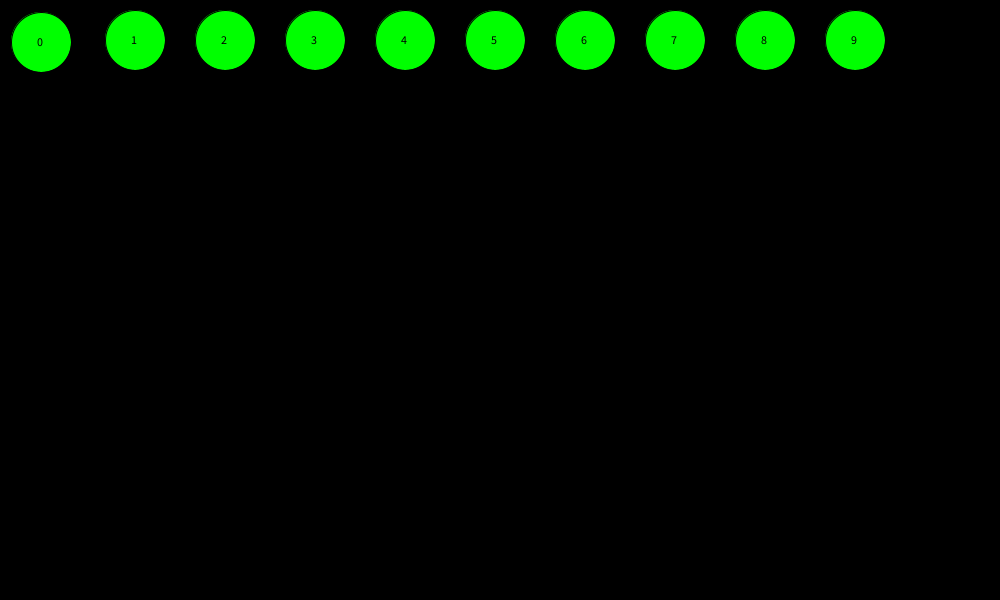
Frame 1 (no input)
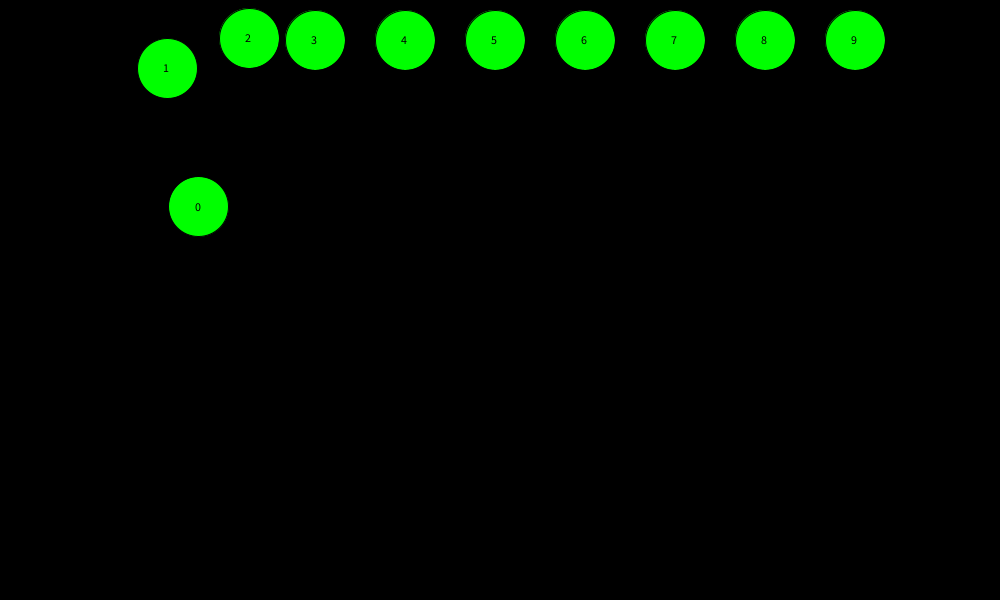
Frame 60 (the mouse pressed at the canvas centre just before this capture)
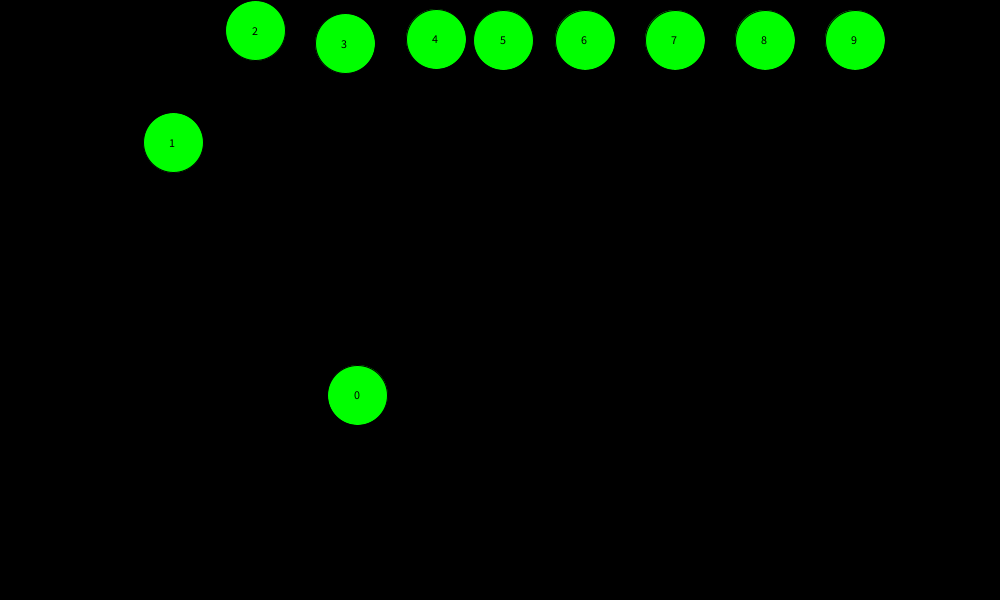
Frame 120 (the mouse held since frame 60 and released just before this capture)

The Processing sketch that drew these frames (run headless with seeded random() and noise(); from frame 60 on, the mouse is pressed at the canvas centre):

// Processing sketch: bouncingBalls
// ── bouncingBalls.pde
int radius=30;
int totalBalls=10;
Ball[] balls=new Ball[totalBalls];

void setup() {
  size(1000, 600);
  for(int ini=0; ini<totalBalls; ini++) balls[ini]=new Ball(radius*1.5+ini*radius*3, 40, new PVector(0, 0));
  balls[0].velocity.set(-4,2);
  printStates();
}

void draw() {
  background(0);
  stroke(color(0, 0, 0));
  for (Ball b : balls) {
    b.update();
    b.display();
    b.checkBorderCollision();
  }
  for(int i=0; i<balls.length; i++) {
    for(int j=i+1; j<balls.length; j++) { 
      balls[i].checkCollision(balls[j]);
    }
  }
}

// ── Ball.pde
int ballNumber=0;
float minDistance = 2*radius;
class Ball {
  PVector position;
  PVector velocity;
  int name;
  float initialEnergy; 
  Ball(float x, float y, PVector v) {
    position = new PVector(x, y);
    velocity=v;
    initialEnergy=energy();
    name=ballNumber++;
  }

  float energy(){
    return sq(velocity.mag())/2;
  }

  float entropy(){
    if(initialEnergy==0) return 0;
    return (energy()-initialEnergy)/initialEnergy;
  }

  void update() {
    position.add(velocity);
  }

  void display() {
    fill(color(0, 256, 0));
    ellipse(position.x, position.y, radius*2, radius*2);
    fill(color(0, 0, 0));
    text(this.name, position.x-4, position.y+4); 
  }
  
  void checkBorderCollision() {
    if (position.x > width-radius) {
      position.x = width-radius;
      velocity.x *= -1;
    } else if (position.x < radius) {
      position.x = radius;
      velocity.x *= -1;
    } else if (position.y > height-radius) {
      position.y = height-radius;
      velocity.y *= -1;
    } else if (position.y < radius) {
      position.y = radius;
      velocity.y *= -1;
    }
  }

  void checkCollision(Ball other) {
	PVector distanceVect = PVector.sub(other.position, position);
	float distanceVectMag = distanceVect.mag();
	if (distanceVectMag < minDistance) { // Collision!

		// Correct distance to avoid overlapping: move the other
		PVector distanceVectFixed=distanceVect.copy().normalize().mult(minDistance-distanceVect.mag());
		other.position.add(distanceVectFixed); 

		// Rotate both speeds to emulate bouncing on a vertical wall
		velocity.rotate(-distanceVectFixed.heading());
	        other.velocity.rotate(-distanceVectFixed.heading());
        
		// Then, simply exchange horizontal speeds 
		float tempX=velocity.x;
		velocity.x=other.velocity.x;
		other.velocity.x=tempX;
	
		// Rotate back to original coordinates
	        velocity.rotate(distanceVectFixed.heading());
	        other.velocity.rotate(distanceVectFixed.heading());

	 	printStates();
	}
  }
}

// ── utils.pde
float ballEnergy, totalEntropy, S;
void printStates(){
  float totalEnergy=0;
  totalEntropy=0;
  for(int k=0; k<balls.length; k++) {
    ballEnergy=balls[k].energy();
    totalEnergy+=ballEnergy;
    totalEntropy+=balls[k].entropy();
    print(balls[k].name+":["+ballEnergy+"/"+balls[k].initialEnergy+"] E="+balls[k].entropy()+"; ");
  }
  println(totalEnergy, "## S="+totalEntropy*1000);
}
